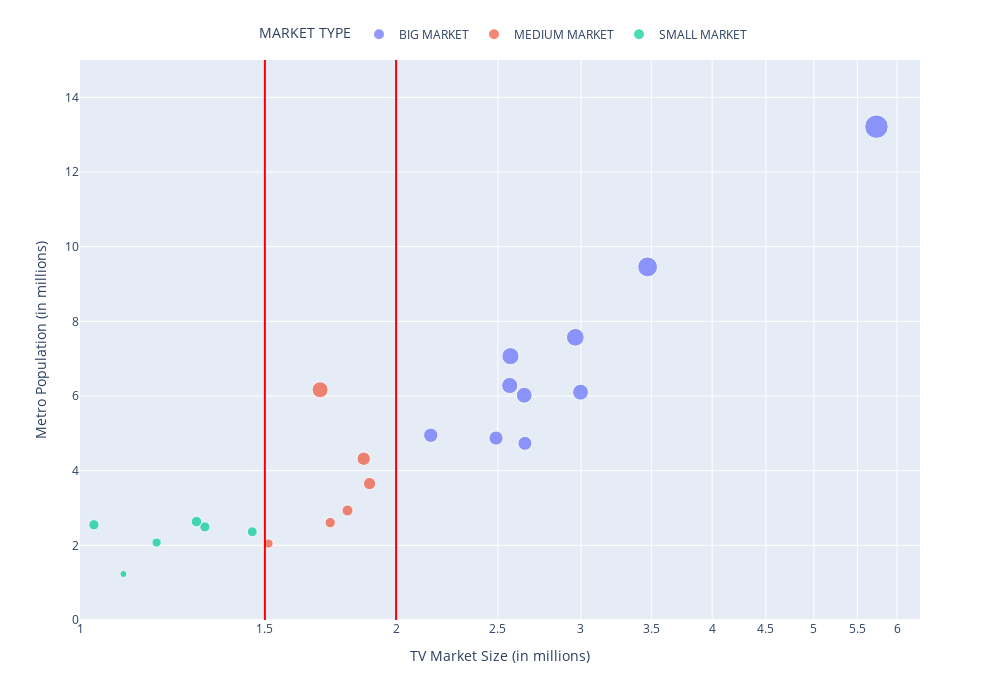

Source (notebook cell):
### Code cell
# Set figure size and create subplot
fig = px.scatter(
    market_size_df,
    x="TV MARKET SIZE",
    y="METRO POPULATION",
    custom_data=["TEAM"],
    color="MARKET TYPE",
    size=market_size_df["METRO POPULATION"],
    log_x=True,
    log_y=False,
    width=1000,
    height=700,
)

# Add vertical lines
fig.add_shape(type="line", x0=2, x1=2, y0=0, y1=1, name="1.5M", yref="paper", line=dict(color="red", width=2))
fig.add_shape(type="line", x0=1.5, x1=1.5, y0=0, y1=1, yref="paper", line=dict(color="red", width=2))


# Add title and axis labels
fig.update_layout(
    xaxis_title="TV Market Size (in millions)",
    xaxis_title_font=dict(size=14),
    yaxis_title="Metro Population (in millions)",
    yaxis_title_font=dict(size=14),
)

# Add hover labels for team names
fig.update_traces(hovertemplate="<b>%{customdata[0]}</b>")
fig.update_layout(
    hoverlabel=dict(
        bgcolor="white",
        font_size=12,
    )
)
fig.update_layout(yaxis_range=[0, 15])
fig.update_layout(xaxis_range=[0, 0.8])


# fig.update_layout(hovermode='x unified')
fig.update_layout(legend=dict(orientation="h", yanchor="bottom", y=1.02, xanchor="right", x=0.8))
fig.show()

fig.write_html("data/team_market_size_comparison.html")

py.plot(fig, filename="market_size_comparison", auto_open=False)

### Figure 1 — Plotly figure (JSON) as saved in the notebook; plotly's stock layout.template omitted (floating-point values rounded to 4 significant figures)
{"data": [{"customdata": [["Knicks / Nets"], ["Lakers / Clippers"], ["Bulls"], ["76ers"], ["Mavericks"], ["Warriors"], ["Hawks"], ["Rockets"], ["Wizards"], ["Celtics"], ["Suns"]], "hovertemplate": "<b>%{customdata[0]}</b>", "legendgroup": "BIG MARKET", "marker": {"color": "#636efa", "size": [19.22, 13.21, 9.459, 6.102, 7.573, 4.732, 6.02, 7.066, 6.28, 4.873, 4.948], "sizemode": "area", "sizeref": 0.04804, "symbol": "circle"}, "mode": "markers", "name": "BIG MARKET", "orientation": "v", "showlegend": true, "type": "scatter", "x": [7.453, 5.735, 3.472, 2.997, 2.963, 2.653, 2.649, 2.57, 2.566, 2.49, 2.158], "xaxis": "x", "y": [19.22, 13.21, 9.459, 6.102, 7.573, 4.732, 6.02, 7.066, 6.28, 4.873, 4.948], "yaxis": "y"}, {"customdata": [["Raptors"], ["Timberwolves"], ["Pistons"], ["Nuggets"], ["Magic"], ["Heat"], ["Cavaliers"]], "hovertemplate": "<b>%{customdata[0]}</b>", "legendgroup": "MEDIUM MARKET", "marker": {"color": "#EF553B", "size": [5.928, 3.655, 4.32, 2.932, 2.608, 6.166, 2.048], "sizemode": "area", "sizeref": 0.04804, "symbol": "circle"}, "mode": "markers", "name": "MEDIUM MARKET", "orientation": "v", "showlegend": true, "type": "scatter", "x": [null, 1.887, 1.863, 1.798, 1.731, 1.693, 1.512], "xaxis": "x", "y": [5.928, 3.655, 4.32, 2.932, 2.608, 6.166, 2.048], "yaxis": "y"}, {"customdata": [["Kings"], ["Trailblazers"], ["Hornets"], ["Pacers"], ["Jazz"], ["Spurs"], [" Bucks"], ["Thunder"], ["Pelicans"], ["Grizzlies"]], "hovertemplate": "<b>%{customdata[0]}</b>", "legendgroup": "SMALL MARKET", "marker": {"color": "#00cc96", "size": [2.364, 2.492, 2.637, 2.075, 1.233, 2.551, 1.575, 1.409, 1.271, 1.346], "sizemode": "area", "sizeref": 0.04804, "symbol": "circle"}, "mode": "markers", "name": "SMALL MARKET", "orientation": "v", "showlegend": true, "type": "scatter", "x": [1.459, 1.315, 1.291, 1.183, 1.1, 1.031, 0.922, 0.755, 0.664, 0.62], "xaxis": "x", "y": [2.364, 2.492, 2.637, 2.075, 1.233, 2.551, 1.575, 1.409, 1.271, 1.346], "yaxis": "y"}], "layout": {"height": 700, "hoverlabel": {"bgcolor": "white", "font": {"size": 12}}, "legend": {"itemsizing": "constant", "orientation": "h", "title": {"text": "MARKET TYPE"}, "tracegroupgap": 0, "x": 0.8, "xanchor": "right", "y": 1.02, "yanchor": "bottom"}, "margin": {"t": 60}, "shapes": [{"line": {"color": "red", "width": 2}, "name": "1.5M", "type": "line", "x0": 2, "x1": 2, "y0": 0, "y1": 1, "yref": "paper"}, {"line": {"color": "red", "width": 2}, "type": "line", "x0": 1.5, "x1": 1.5, "y0": 0, "y1": 1, "yref": "paper"}], "width": 1000, "xaxis": {"anchor": "y", "domain": [0, 1], "range": [0, 0.8], "title": {"font": {"size": 14}, "text": "TV Market Size (in millions)"}, "type": "log"}, "yaxis": {"anchor": "x", "domain": [0, 1], "range": [0, 15], "title": {"font": {"size": 14}, "text": "Metro Population (in millions)"}}}}
